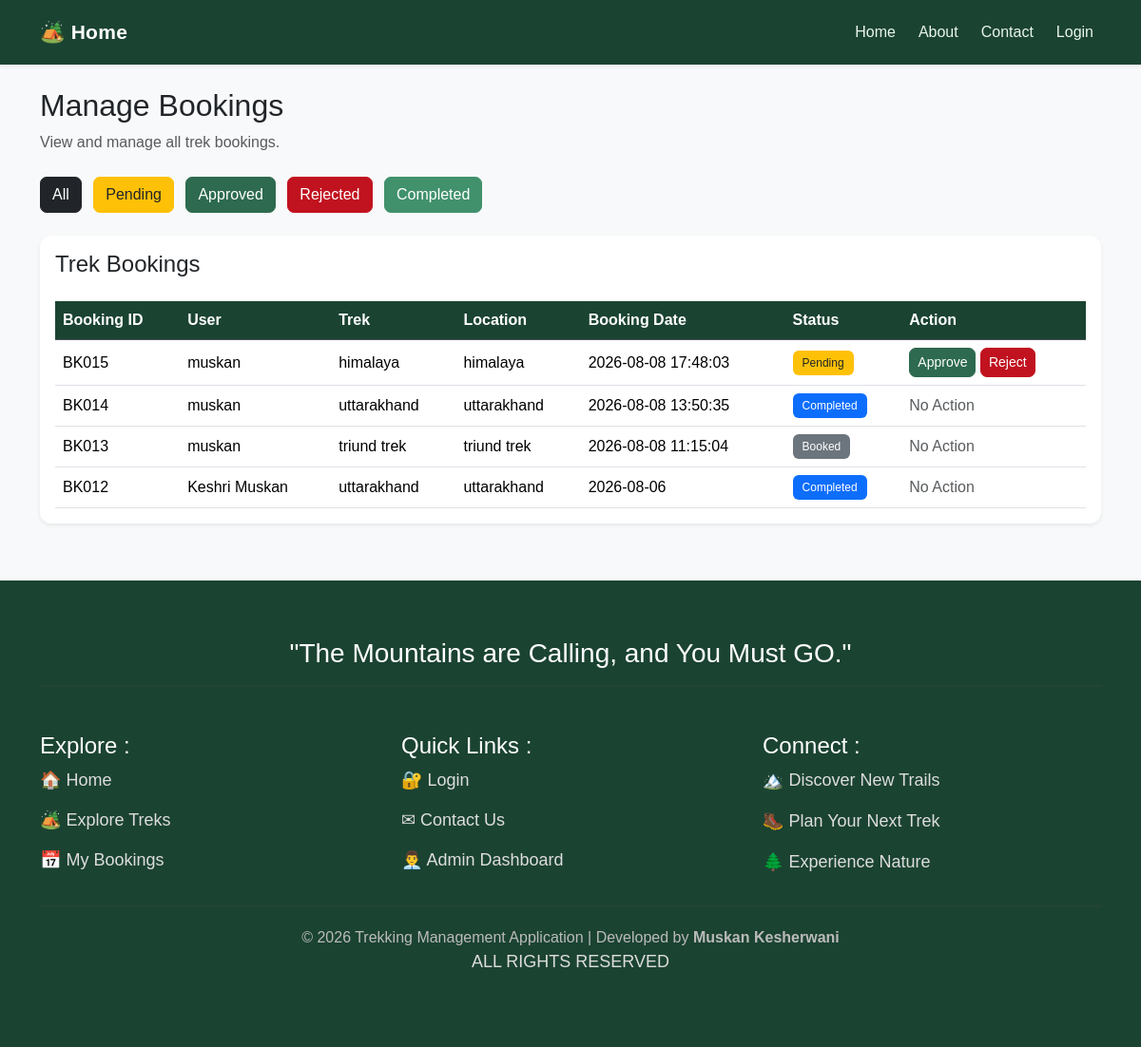
Before: /admin/bookings with the older database file.
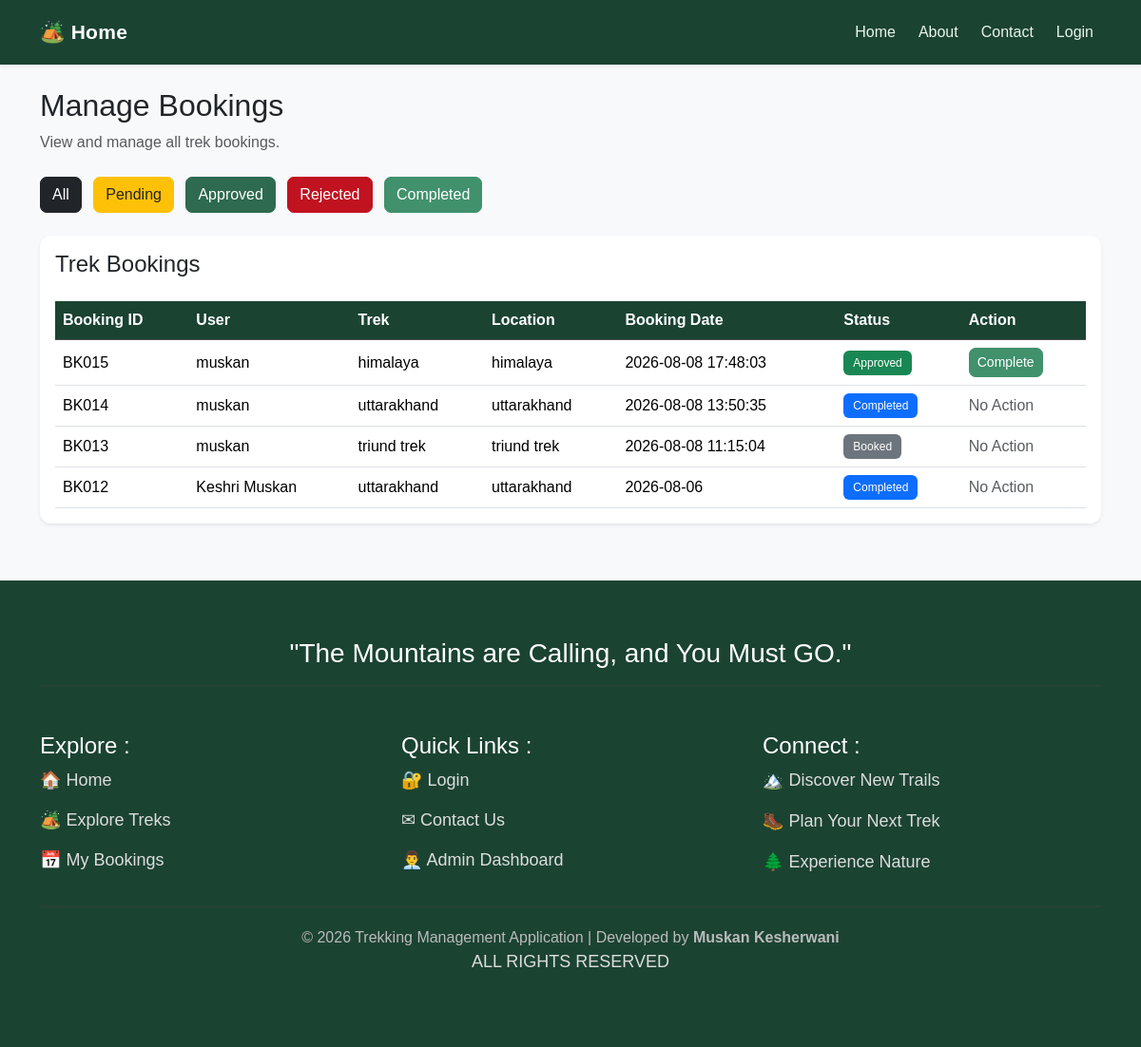
After: the same page with the newer database file.
### tables this page shows
CREATE TABLE bookings (
    id INTEGER PRIMARY KEY AUTOINCREMENT,
    user_id INTEGER NOT NULL,
    trek_id INTEGER NOT NULL,
    booking_date TEXT,
    status TEXT DEFAULT 'Pending',
    FOREIGN KEY(user_id) REFERENCES user(id),
    FOREIGN KEY(trek_id) REFERENCES trek(id)
);

CREATE TABLE user (
    id INTEGER PRIMARY KEY AUTOINCREMENT,
    name TEXT NOT NULL,
    email TEXT UNIQUE NOT NULL,
    password TEXT NOT NULL,
    phone TEXT,
    address TEXT,
    status TEXT DEFAULT 'Active'
);

CREATE TABLE trek (
    id INTEGER PRIMARY KEY AUTOINCREMENT,
    name TEXT NOT NULL,
    location TEXT NOT NULL,
    difficulty TEXT NOT NULL,
    duration INTEGER NOT NULL,
    available_slots INTEGER NOT NULL,
    assigned_staff_id INTEGER,
    status TEXT DEFAULT 'Pending',
    start_date TEXT NOT NULL,
    end_date TEXT NOT NULL, description TEXT,

    FOREIGN KEY (assigned_staff_id)
    REFERENCES staff(id)
);

### app.py (the view)
@app.route("/admin/bookings")
def admin_bookings():
    status = request.args.get("status")
    connection = sqlite3.connect("trekking.db")
    cursor = connection.cursor()
    if status:
        cursor.execute("""
            SELECT
                bookings.id,
                user.name,
                trek.name,
                trek.location,
                bookings.booking_date,
                bookings.status
            FROM bookings
            JOIN user
                ON bookings.user_id = user.id
            JOIN trek
                ON bookings.trek_id = trek.id
            WHERE bookings.status = ?
            ORDER BY bookings.id DESC
        """, (status,))
    else:
        cursor.execute("""
            SELECT
                bookings.id,
                user.name,
                trek.name,
                trek.location,
                bookings.booking_date,
                bookings.status
            FROM bookings
            JOIN user
                ON bookings.user_id = user.id
            JOIN trek
                ON bookings.trek_id = trek.id
            ORDER BY bookings.id DESC
        """)
    bookings = cursor.fetchall()
    connection.close()
    return render_template(
        "admin_bookings.html",
        bookings=bookings
    )

### templates/admin_bookings.html (shortened to what the changed rows need)
<!DOCTYPE html>
<html lang="en">
<head>
</head>
<body>
    {% extends "base.html" %}
    {% block content %}
    <div class="mb-4">
        <h2>Manage Bookings</h2>
    </div>
    <div class="card shadow-sm">
        <div class="card-body">
            <div class="table-responsive">
                <table class="table table-hover align-middle">
                    <thead class="table-dark">
                        <tr>
                            <th>Booking ID</th>
                            <th>User</th>
                            <th>Trek</th>
                            <th>Location</th>
                            <th>Booking Date</th>
                            <th>Status</th>
                            <th>Action</th>
                        </tr>
                    </thead>
                    <tbody>
                        {% for b in bookings %}
                        <tr>
                            <td>
                                BK{{ "%03d"|format(b[0]) }}
                            </td>
                            <td>
                                {{ b[1] }}
                            </td>
                            <td>
                                {{ b[2] }}
                            </td>
                            <td>
                                {{ b[3] }}
                            </td>
                            <td>
                                {{ b[4] }}
                            </td>
                            <td>
                                {% if b[5] == "Pending" %}
                                <span class="badge bg-warning text-dark">
                                    Pending
                                </span>
                                {% elif b[5] == "Approved" %}
                                <span class="badge bg-success">
                                    Approved
                                </span>
                                {% elif b[5] == "Completed" %}
                                <span class="badge bg-primary">
                                    Completed
                                </span>
                                {% elif b[5] == "Rejected" %}
                                <span class="badge bg-danger">
                                    Rejected
                                </span>
                                {% elif b[5] == "Cancelled" %}
                                <span class="badge bg-secondary">
                                    Cancelled
                                </span>
                                {% else %}
                                <span class="badge bg-secondary">
                                    {{ b[5] }}
                                </span>
                                {% endif %}
                            </td>
                            <td>
                                {% if b[5] == "Pending" %}
                                <a href="/admin/approve/{{ b[0] }}" class="btn btn-success btn-sm">
                                    Approve
                                </a>
                                <a href="/admin/reject/{{ b[0] }}" class="btn btn-danger btn-sm">
                                    Reject
                                </a>
                                {% elif b[5] == "Approved" %}
                                <a href="/admin/complete/{{ b[0] }}" class="btn btn-primary btn-sm">
                                    Complete
                                </a>
                                {% elif b[5] == "Completed" %}
                                <span class="text-muted">
                                    No Action
                                </span>
                                {% elif b[5] == "Rejected" %}
                                <span class="text-muted">
                                    No Action
                                </span>
                                {% elif b[5] == "Cancelled" %}
                                <span class="text-muted">
                                    No Action
                                </span>
                                {% else %}
                                <span class="text-muted">
                                    No Action
                                </span>
                                {% endif %}
                            </td>
                        </tr>
                        {% endfor %}
                    </tbody>
                </table>
            </div>
        </div>
    </div>
    {% endblock %}

Changed rows visible on the page:
changed bookings "himalaya": status "Pending Approve Reject" → "Approved Complete"
